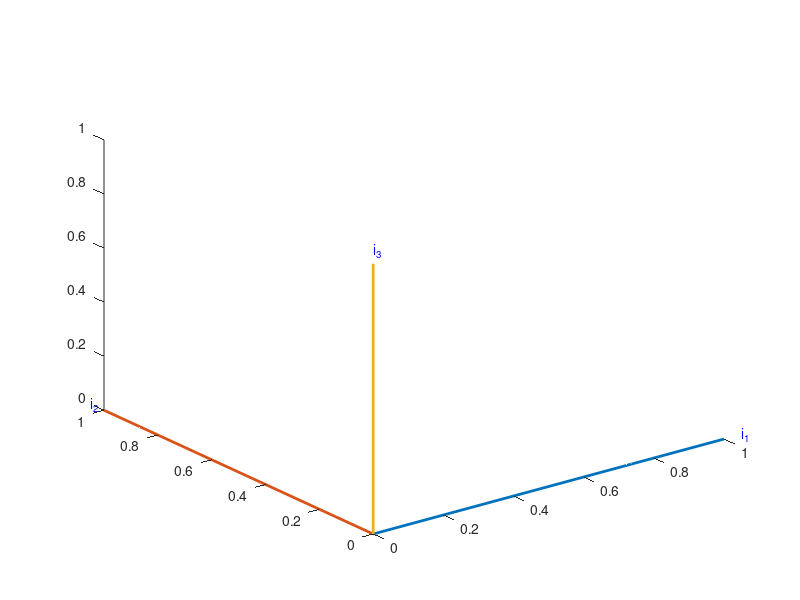

Here is the MATLAB script that generated this plot: (Note: this script raises an error after producing the figure.)
clear; clc; close all;

sb = [0.8273 0.5541  -0.0920]';
mb = [-0.8285 0.5522  -0.0955]';

si = [-0.1517  -0.9669 0.2050]';
mi = [-0.8393  0.4494 -0.3044]';

t1b = sb;
t2b = cross(sb, mb);
t2b = t2b/norm(t2b);    %renormalize to ensure unit vector, i.e. norm = 1;
t3b = cross(t1b, t2b);
t3b = t3b/norm(t3b);    %renormalize to ensure unit vector, i.e. norm = 1;


t1i = si;
t2i = cross(si, mi);
t2i = t2i/norm(t2i);    %renormalize to ensure unit vector (norm = 1)
t3i = cross(t1i, t2i);
t3i = t3i/norm(t3i);    %renormalize to unit norm = 1;

RBT = [t1b t2b t3b];
RIT = [t1i t2i t3i];

%%%
% Final step
RBI = RBT*RIT';

%%%
% plot
%%%
O = [0; 0; 0];
i1 = [1; 0; 0];
i2 = [0; 1; 0];
i3 = [0; 0; 1];
figure(1)
plot3([0 1], [0 0], [0 0], 'linewidth', 2); hold on
plot3([0 0], [0 1], [0 0], 'linewidth', 2);
plot3([0 0], [0 0], [0 1], 'linewidth', 2);
text(1.05,0,0, 'i_1', 'color', 'b');
text(0,1.05,0, 'i_2', 'color', 'b');
text(0,0,1.05, 'i_3', 'color', 'b');
drawline(O, si, 'y', 3);
drawline(O, mi, 'r', 3);
text(si(1), si(2),  si(3) - 0.1, 's_i', 'color', 'm');
text(mi(1), mi(2),  mi(3) - 0.1, 'm_i', 'color', 'r');
drawline(O, RBI(:,1), 'g', 3);
drawline(O, RBI(:,2), 'g', 3);
drawline(O, RBI(:,3), 'g', 3);
text(RBI(1,1), RBI(2,1), RBI(3,1) - 0.1, 'b_1', 'color', 'g'); 
text(RBI(1,2), RBI(2,2), RBI(3,2) - 0.1, 'b_2', 'color', 'g'); 
text(RBI(1,3), RBI(2,3), RBI(3,3) - 0.1, 'b_3', 'color', 'g'); 
title('Triad Algorithm');


figure(2)
plot3([0 1], [0 0], [0 0], 'g', 'linewidth', 2); hold on
plot3([0 0], [0 1], [0 0], 'g', 'linewidth', 2);
plot3([0 0], [0 0], [0 1], 'g', 'linewidth', 2);
text(1.05,0,0, 'b_1', 'color', 'g');
text(0,1.05,0, 'b_2', 'color', 'g');
text(0,0,1.05, 'b_3', 'color', 'g');
drawline(O, sb, 'y', 3);
drawline(O, mb, 'r', 3);
text(sb(1), sb(2),  sb(3) - 0.1, 's_b', 'color', 'm');
text(mb(1), mb(2),  mb(3) - 0.1, 'm_b', 'color', 'r');
drawspacecraft(eye(3));
figure(1)
drawline(O, t1i, 'k', 2);
drawline(O, t2i, 'k', 2);
drawline(O, t3i, 'k', 2);
text(t1i(1), t1i(2),  t1i(3) - 0.1, 't1_i', 'color', 'k');
text(t2i(1), t2i(2),  t2i(3) - 0.1, 't2_i', 'color', 'k');
text(t3i(1), t3i(2),  t3i(3) - 0.1, 't3_i', 'color', 'k');
drawspacecraft(RBI);

% figure(2)
% drawline(O, t1b, 'k', 2);
% drawline(O, t2b, 'k', 2);
% drawline(O, t3b, 'k', 2);
% text(t1b(1), t1b(2),  t1b(3) - 0.1, 't1_i', 'color', 'k');
% text(t2b(1), t2b(2),  t2b(3) - 0.1, 't2_i', 'color', 'k');
% text(t3b(1), t3b(2),  t3b(3) - 0.1, 't3_i', 'color', 'k');

%%%
% sensor error checks
%%%
err_s = norm(sb - RBI*si);
err_m = norm(mb - RBI*mi);

%%%
% q-method
%%%
N = 2;
w(1) = 10;   %corresp. sun vector
w(2) = 1;   %corresp. magnetic field vector
u(1).bo = sb; 
u(1).in = si;
u(2).bo = mb; 
u(2).in = mi;

B = zeros(3);
for i = 1:N
    B = B + w(i)*(u(i).bo)*(u(i).in)';
end
S = B + B';
Z = [B(2,3) - B(3,2), B(3,1) - B(1,3), B(1,2) - B(2,1)]';
sig = trace(B);
K = [(S - sig*eye(3)), Z];
K = [K; [Z' sig]];
[eigv eigd] = eig(K);
deigd = diag(eigd);
[lam_opt pos] = max(deigd);
qopt = eigv(:, pos);

skewq = [0 -qopt(3) qopt(2);
    qopt(3) 0 -qopt(1);
    -qopt(2) qopt(1) 0];
RBI_qmethod = (qopt(4)^2 - norm(qopt(1:3))^2)*eye(3) + 2*qopt(1:3)*qopt(1:3)' - 2*qopt(4)*skewq;


figure(3)
plot3([0 1], [0 0], [0 0], 'linewidth', 2); hold on
plot3([0 0], [0 1], [0 0], 'linewidth', 2);
plot3([0 0], [0 0], [0 1], 'linewidth', 2);
text(1.05,0,0, 'i_1', 'color', 'b');
text(0,1.05,0, 'i_2', 'color', 'b');
text(0,0,1.05, 'i_3', 'color', 'b');
drawline(O, si, 'y', 3);
drawline(O, mi, 'r', 3);
text(si(1), si(2),  si(3) - 0.1, 's_i', 'color', 'm');
text(mi(1), mi(2),  mi(3) - 0.1, 'm_i', 'color', 'r');
drawline(O, RBI_qmethod(:,1), 'g', 3);
drawline(O, RBI_qmethod(:,2), 'g', 3);
drawline(O, RBI_qmethod(:,3), 'g', 3);
text(RBI_qmethod(1,1), RBI_qmethod(2,1), RBI_qmethod(3,1) - 0.1, 'b_1', 'color', 'g'); 
text(RBI_qmethod(1,2), RBI_qmethod(2,2), RBI_qmethod(3,2) - 0.1, 'b_2', 'color', 'g'); 
text(RBI_qmethod(1,3), RBI_qmethod(2,3), RBI_qmethod(3,3) - 0.1, 'b_3', 'color', 'g'); 
title('q-Method');
drawspacecraft(RBI_qmethod);




%%%
% QUEST Approximation
%%%
lam_qst = sum(w);
rod = inv((lam_qst + sig)*eye(3) - S)*Z;
skewr = [0 -rod(3) rod(2);
    rod(3) 0 -rod(1);
    -rod(2) rod(1) 0];
RBI_qst = ((1 - rod'*rod)*eye(3) + 2*rod*rod' - 2*skewr)/(1 + rod'*rod);
qqst = [rod; 1]/(sqrt(1 + norm(rod)^2));
skewqq = [0 -qqst(3) qqst(2);
    qqst(3) 0 -qqst(1);
    -qqst(2) qqst(1) 0];
RBI_qqst = (qqst(4)^2 - norm(qqst(1:3))^2)*eye(3) + 2*qqst(1:3)*qqst(1:3)' - 2*qqst(4)*skewq; 
figure(4)
plot3([0 1], [0 0], [0 0], 'linewidth', 2); hold on
plot3([0 0], [0 1], [0 0], 'linewidth', 2);
plot3([0 0], [0 0], [0 1], 'linewidth', 2);
text(1.05,0,0, 'i_1', 'color', 'b');
text(0,1.05,0, 'i_2', 'color', 'b');
text(0,0,1.05, 'i_3', 'color', 'b');
drawline(O, si, 'y', 3);
drawline(O, mi, 'r', 3);
text(si(1), si(2),  si(3) - 0.1, 's_i', 'color', 'm');
text(mi(1), mi(2),  mi(3) - 0.1, 'm_i', 'color', 'r');
drawline(O, RBI_qqst(:,1), 'g', 3);
drawline(O, RBI_qqst(:,2), 'g', 3);
drawline(O, RBI_qqst(:,3), 'g', 3);
text(RBI_qqst(1,1), RBI_qqst(2,1), RBI_qqst(3,1) - 0.1, 'b_1', 'color', 'g'); 
text(RBI_qqst(1,2), RBI_qqst(2,2), RBI_qqst(3,2) - 0.1, 'b_2', 'color', 'g'); 
text(RBI_qqst(1,3), RBI_qqst(2,3), RBI_qqst(3,3) - 0.1, 'b_3', 'color', 'g'); 
title('Quest Approximation')


